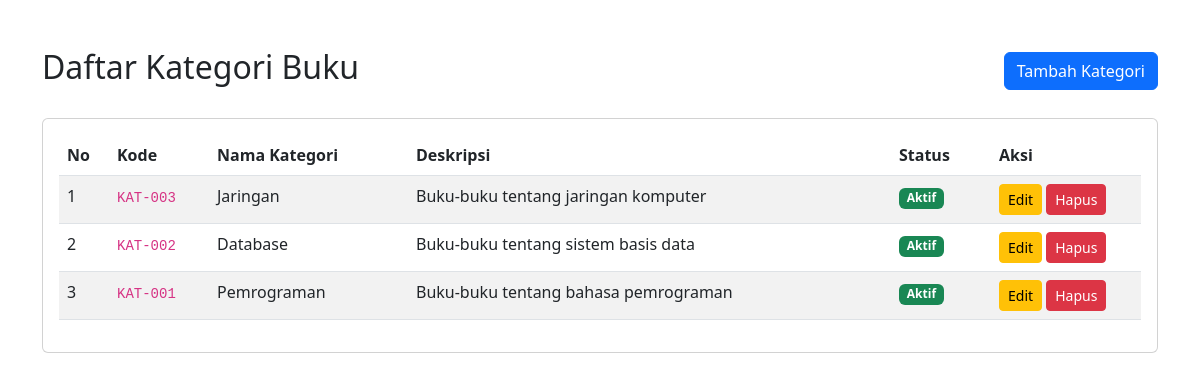
The page / on the database its author committed.
### tables this page shows
CREATE TABLE `kategori` (
  `id_kategori` int NOT NULL,
  `kode_kategori` varchar(10) NOT NULL,
  `nama_kategori` varchar(50) NOT NULL,
  `deskripsi` text,
  `status` enum('Aktif','Nonaktif') DEFAULT 'Aktif',
  `created_at` timestamp NULL DEFAULT CURRENT_TIMESTAMP
);

### index.php (the view, shortened to what this page needs)
<!DOCTYPE html>
<html lang="id">
<head>
    <link href="https://cdn.jsdelivr.net/npm/bootstrap@5.3.0/dist/css/bootstrap.min.css" rel="stylesheet">
</head>
<body>
<?php
require_once 'config/database.php';
$query = "SELECT * FROM kategori ORDER BY id_kategori DESC";
$stmt = $conn->prepare($query);
$stmt->execute();
$result = $stmt->get_result();
?>
<div class="container mt-5">
    <div class="d-flex justify-content-between align-items-center mb-4">
        <h2>Daftar Kategori Buku</h2>
        <a href="create.php" class="btn btn-primary">Tambah Kategori</a>
    </div>
    <div class="card">
        <div class="card-body">
            <?php if ($result->num_rows > 0): ?>
            <table class="table table-striped">
                <thead>
                    <tr>
                        <th width="50">No</th>
                        <th width="100">Kode</th>
                        <th>Nama Kategori</th>
                        <th>Deskripsi</th>
                        <th width="100">Status</th>
                        <th width="150">Aksi</th>
                    </tr>
                </thead>
                <tbody>
                    <?php
                    $no = 1;
                    while($row = $result->fetch_assoc()):
                        $status = strtolower(trim($row['status']));
                    ?>
                    <tr>
                        <td><?= $no++ ?></td>
                        <td><code><?= htmlspecialchars($row['kode_kategori']) ?></code></td>
                        <td><?= htmlspecialchars($row['nama_kategori']) ?></td>
                        <td><?= htmlspecialchars($row['deskripsi']) ?></td>
                        <td>
                            <span class="badge <?= $status == 'aktif' ? 'bg-success' : 'bg-danger' ?>">
                                <?= htmlspecialchars($row['status']) ?>
                            </span>
                        </td>
                        <td>
                            <a href="edit.php?id=<?= $row['id_kategori'] ?>"
                               class="btn btn-warning btn-sm">
                               Edit
                            </a>
                            <button onclick="confirmDelete(<?= $row['id_kategori'] ?>)"
                                    class="btn btn-danger btn-sm">
                               Hapus
                            </button>
                        </td>
                    </tr>
                    <?php endwhile; ?>
                </tbody>
            </table>
            <?php else: ?>
                <div class="alert alert-warning">
                    Belum ada data kategori
                </div>
            <?php endif; ?>
        </div>
    </div>
</div>
</body>
</html>

### rows shown on the page
kategori: kode_kategori "KAT-003", nama_kategori "Jaringan", deskripsi "Buku-buku tentang jaringan komputer", status "Aktif"
kategori: kode_kategori "KAT-002", nama_kategori "Database", deskripsi "Buku-buku tentang sistem basis data", status "Aktif"
kategori: kode_kategori "KAT-001", nama_kategori "Pemrograman", deskripsi "Buku-buku tentang bahasa pemrograman", status "Aktif"
